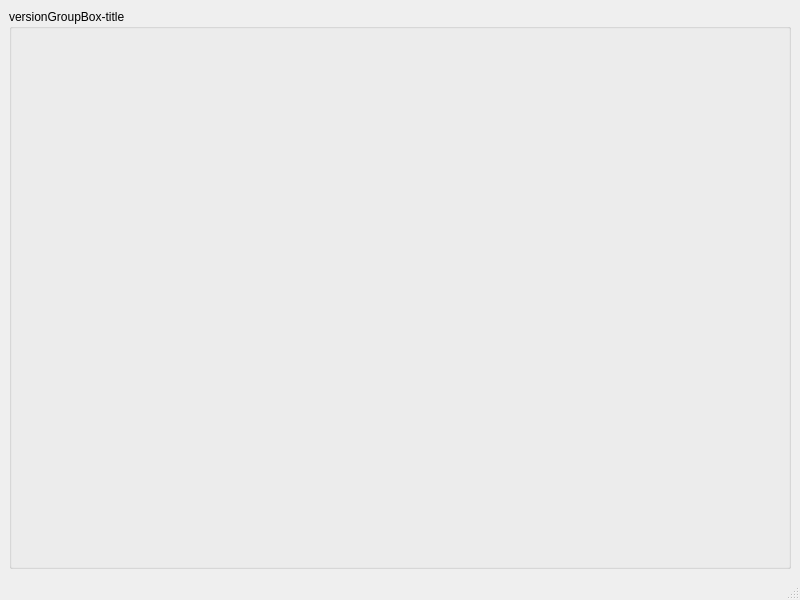
<?xml version="1.0" encoding="UTF-8"?>
<ui version="4.0">
 <class>MainWindow</class>
 <widget class="QMainWindow" name="MainWindow">
  <property name="geometry">
   <rect>
    <x>0</x>
    <y>0</y>
    <width>800</width>
    <height>600</height>
   </rect>
  </property>
  <property name="windowTitle">
   <string>mainWindow-title</string>
  </property>
  <widget class="QWidget" name="centralwidget">
   <layout class="QVBoxLayout" name="verticalLayout">
    <item>
     <layout class="QHBoxLayout" name="horizontalLayout"/>
    </item>
    <item>
     <widget class="QGroupBox" name="versionGroupBox">
      <property name="title">
       <string>versionGroupBox-title</string>
      </property>
     </widget>
    </item>
   </layout>
  </widget>
  <widget class="QMenuBar" name="menubar">
   <property name="geometry">
    <rect>
     <x>0</x>
     <y>0</y>
     <width>800</width>
     <height>22</height>
    </rect>
   </property>
  </widget>
  <widget class="QStatusBar" name="statusbar"/>
 </widget>
 <resources/>
 <connections/>
</ui>
